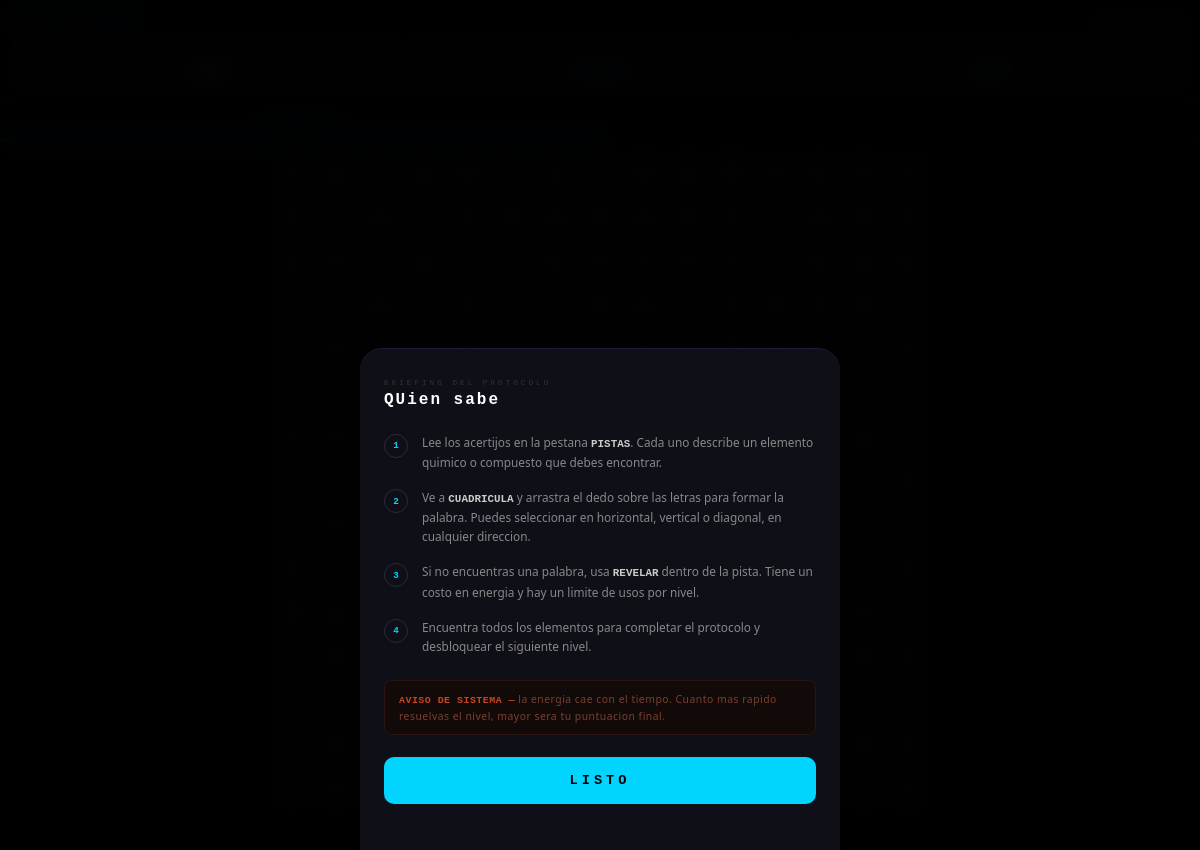
Page /jugar/1/ on the earlier database version.
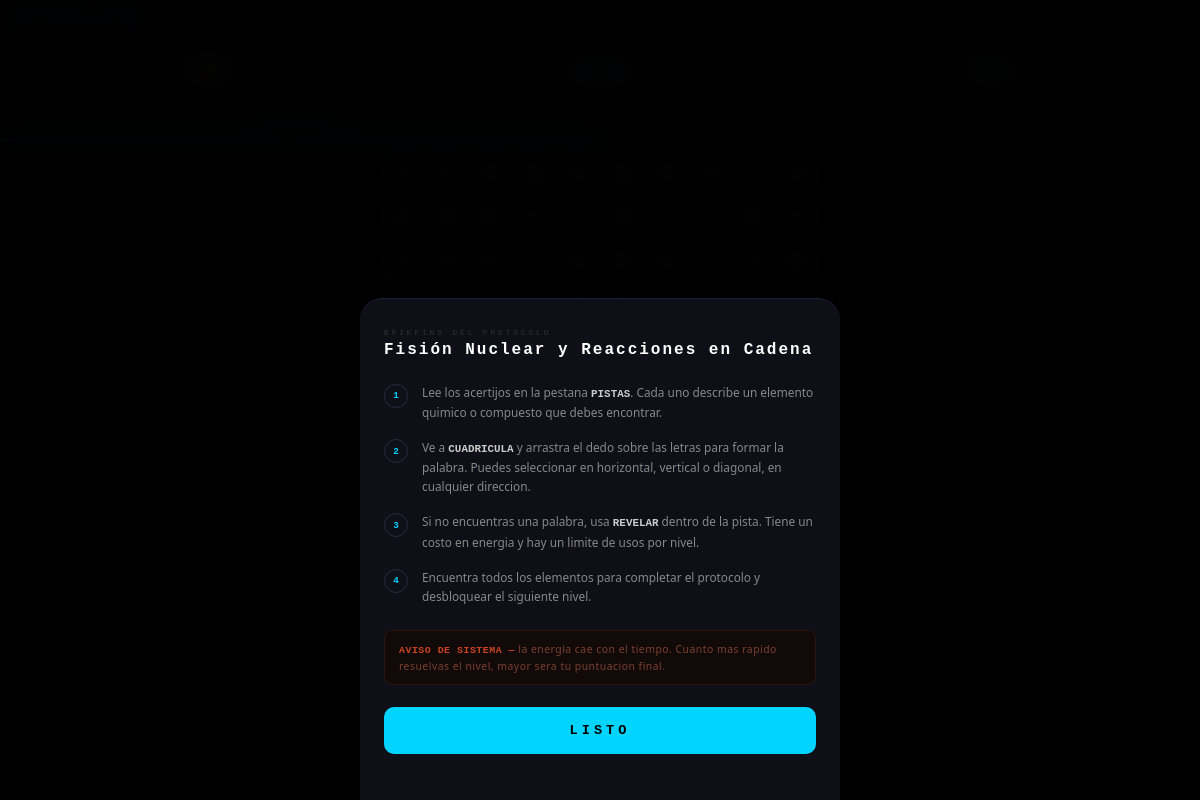
Same page on the later database version.
### core/models.py (models this page shows, shortened)
class Nivel(models.Model):
    numero = models.IntegerField(unique=True)
    titulo = models.CharField(max_length=100)
    dimension = models.IntegerField(default=15)
    desbloqueado = models.BooleanField(default=False)
    class Meta:
        ordering = ['numero']

### core/views.py (the view)
# urls.py: path('jugar/<int:nivel_id>/', jugar, name='jugar'),
def jugar(request, nivel_id):
    nivel = get_object_or_404(Nivel, id=nivel_id)
    desafios = Desafio.objects.filter(nivel=str(nivel.id))
    palabras = [d.palabra for d in desafios]
    sopa = generar_sopa(palabras, tamaño=nivel.dimension)
    return render(request, 'juego.html', {
        'nivel': nivel,
        'sopa': sopa,
        'desafios': desafios
    })

### core/templates/juego.html (shortened to what this page needs)
{% load static %}
<!DOCTYPE html>
<html lang="es">
<head>
</head>
<body>
<div class="modal-intro show" id="modal-intro">
    <div class="intro-sheet">
        <div class="intro-eyebrow">BRIEFING DEL PROTOCOLO</div>
        <div class="intro-title">{{ nivel.titulo }}</div>
        <div class="intro-steps">
            <div class="intro-step">
                <div class="step-num">1</div>
                <div class="step-text">Lee los acertijos en la pestana <strong>PISTAS</strong>. Cada uno describe un elemento quimico o compuesto que debes encontrar.</div>
            </div>
            <div class="intro-step">
                <div class="step-num">2</div>
                <div class="step-text">Ve a <strong>CUADRICULA</strong> y arrastra el dedo sobre las letras para formar la palabra. Puedes seleccionar en horizontal, vertical o diagonal, en cualquier direccion.</div>
            </div>
            <div class="intro-step">
                <div class="step-num">3</div>
                <div class="step-text">Si no encuentras una palabra, usa <strong>REVELAR</strong> dentro de la pista. Tiene un costo en energia y hay un limite de usos por nivel.</div>
            </div>
            <div class="intro-step">
                <div class="step-num">4</div>
                <div class="step-text">Encuentra todos los elementos para completar el protocolo y desbloquear el siguiente nivel.</div>
            </div>
        </div>
        <div class="intro-aviso">
            <strong>AVISO DE SISTEMA —</strong> la energia cae con el tiempo. Cuanto mas rapido resuelvas el nivel, mayor sera tu puntuacion final.
        </div>
        <button class="btn-listo" onclick="cerrarIntro()">LISTO</button>
    </div>
</div>
<header>
    <div class="header-top">
        <div>
            <div class="game-title">CHEMICAL_CORE</div>
            <div class="nivel-titulo">{{ nivel.titulo }}</div>
        </div>
        <div class="diff-badge">
            <div class="dots" id="diff-dots"></div>
            <span id="diff-name">—</span>
        </div>
    </div>
    <div class="stats-row">
        <div class="stat-chip">
            <span class="slabel">ENERGY</span>
            <span class="svalue energy" id="score-display">—</span>
        </div>
        <div class="stat-chip">
            <span class="slabel">TIME</span>
            <span class="svalue" id="timer">00:00</span>
        </div>
        <div class="stat-chip">
            <span class="slabel">FOUND</span>
            <span class="svalue found-c"><span id="counter">0</span>/{{ desafios|length }}</span>
        </div>
    </div>
</header>
<div class="tabs">
    <button class="tab-btn active" id="tab-grid"   onclick="switchTab('grid')">CUADRICULA</button>
    <button class="tab-btn"        id="tab-pistas" onclick="switchTab('pistas')">PISTAS ({{ desafios|length }})</button>
</div>
<div class="panel active" id="panel-grid">
    <div class="grid-wrapper">
        <div class="sopa-grid" id="grid">
            {% for fila in sopa %}
                {% for letra in fila %}
                    <div class="letra">{{ letra }}</div>
                {% endfor %}
            {% endfor %}
        </div>
    </div>
    <div class="grid-hint">ARRASTRA — HORIZONTAL — VERTICAL — DIAGONAL</div>
</div>
</body>
</html>

Differences in the rows shown:
changed Nivel: titulo "QUien sabe" → "Fisión Nuclear y Reacciones en Cadena"
